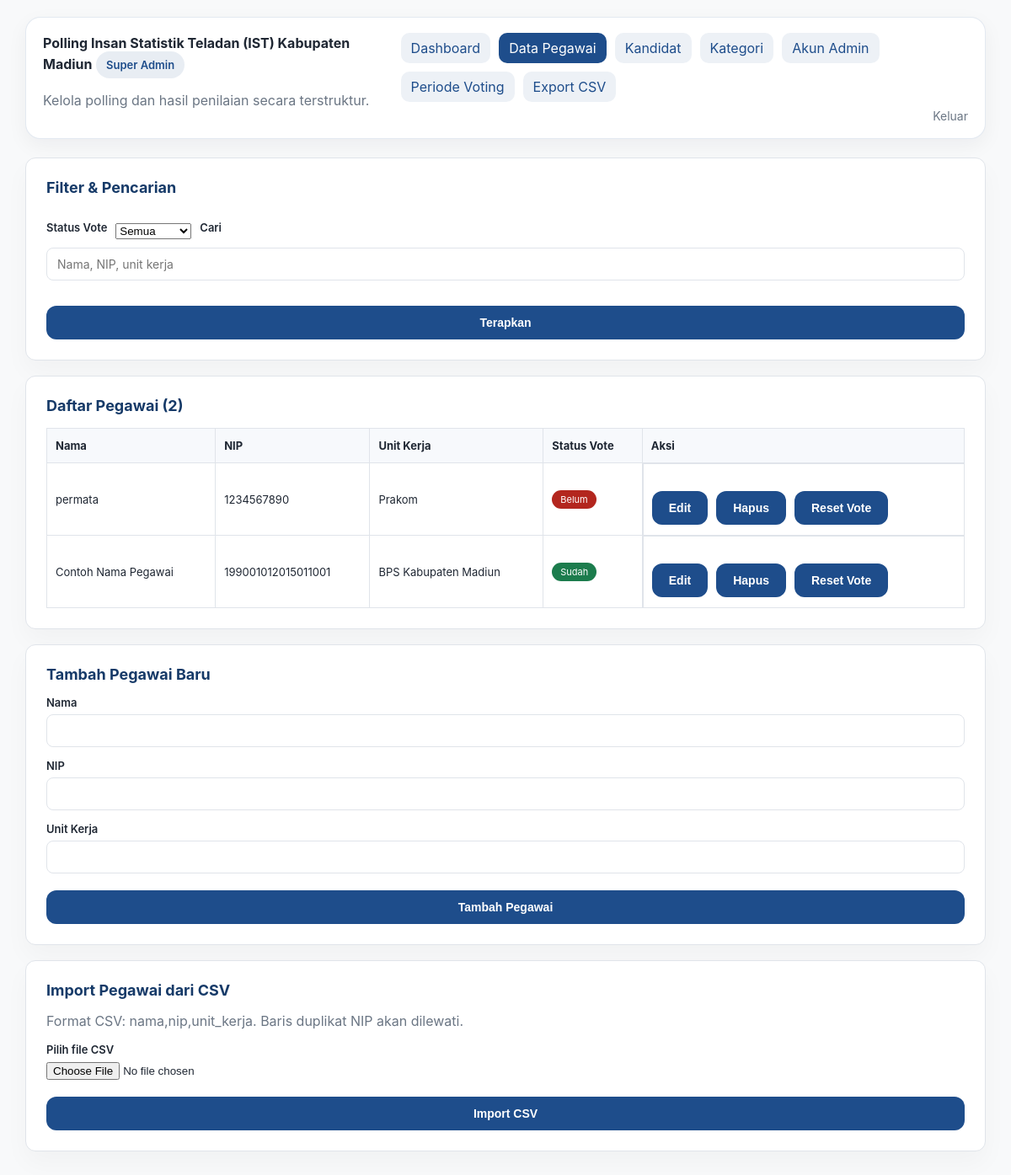
/admin/pegawai.php (signed in), run on the app's committed database.
### tables this page shows
CREATE TABLE `pegawai` (
  `id` int NOT NULL AUTO_INCREMENT,
  `nama` varchar(150) NOT NULL,
  `nip` varchar(30) NOT NULL,
  `unit_kerja` varchar(150) DEFAULT NULL,
  `sudah_vote` tinyint(1) NOT NULL DEFAULT '0',
  `created_at` timestamp NULL DEFAULT CURRENT_TIMESTAMP,
  PRIMARY KEY (`id`),
  UNIQUE KEY `uniq_nip` (`nip`)
);

### includes/functions.php (called while the page is built, shortened)
<?php
function ensure_admin_schema(PDO $pdo) {
    static $checked = false;
    if ($checked) {
        return;
    }
    $checked = true;
}
function current_admin(PDO $pdo) {
    $stmt = $pdo->prepare("SELECT * FROM admin WHERE id = ? AND is_active = 1 LIMIT 1");
    $stmt->execute([$_SESSION['admin_id']]);
    return $stmt->fetch();
}
function h($str) {
    return htmlspecialchars($str ?? '', ENT_QUOTES, 'UTF-8');
}

### admin/pegawai.php (the view, shortened to what this page needs)
<?php
require_once __DIR__ . '/../includes/functions.php';
$pegawaiToEdit = null;
$search = trim($_GET['q'] ?? '');
$params = [];
$sql = "SELECT * FROM pegawai";
$sql .= ' ORDER BY sudah_vote ASC, nama ASC';
$stmt = $pdo->prepare($sql);
$stmt->execute($params);
$pegawaiList = $stmt->fetchAll();
?>
<!DOCTYPE html>
<html lang="id">
<head>
<link rel="stylesheet" href="../assets/style.css">
</head>
<body>
<div class="page-wrap">
  <?php include __DIR__ . '/admin_nav.php'; ?>
  <div class="card">
    <h2>Filter & Pencarian</h2>
    <form method="get" class="form-inline">
      <label for="status">Status Vote</label>
      <select id="status" name="status">
        <option value="">Semua</option>
      </select>
      <label for="q">Cari</label>
      <input type="text" id="q" name="q" value="<?= h($search) ?>" placeholder="Nama, NIP, unit kerja">
      <button type="submit" class="btn btn-primary">Terapkan</button>
    </form>
  </div>
  <div class="card">
    <h2>Daftar Pegawai (<?= count($pegawaiList) ?>)</h2>
    <table class="data-table">
      <thead>
        <tr>
          <th>Nama</th>
          <th>NIP</th>
          <th>Unit Kerja</th>
          <th>Status Vote</th>
          <th>Aksi</th>
        </tr>
      </thead>
      <tbody>
        <?php foreach ($pegawaiList as $pegawai): ?>
          <tr>
            <td><?= h($pegawai['nama']) ?></td>
            <td><?= h($pegawai['nip']) ?></td>
            <td><?= h($pegawai['unit_kerja']) ?></td>
            <td><span class="badge-pill <?= $pegawai['sudah_vote'] ? 'success' : 'error' ?>"><?= $pegawai['sudah_vote'] ? 'Sudah' : 'Belum' ?></span></td>
            <td class="table-actions">
              <form method="get" style="display:inline;">
                <button type="submit" class="btn btn-secondary btn-sm">Edit</button>
              </form>
              <form method="post" style="display:inline;" onsubmit="return confirm('Hapus pegawai ini? Semua data penilaian akan dihapus.');">
                <button type="submit" class="btn btn-secondary btn-sm">Hapus</button>
              </form>
              <form method="post" style="display:inline;" onsubmit="return confirm('Reset status vote pegawai ini sehingga bisa memilih ulang?');">
                <button type="submit" class="btn btn-secondary btn-sm">Reset Vote</button>
              </form>
            </td>
          </tr>
        <?php endforeach; ?>
      </tbody>
    </table>
  </div>
  <div class="card">
    <h2><?= $pegawaiToEdit ? 'Edit Pegawai' : 'Tambah Pegawai Baru' ?></h2>
    <form method="post">
      <label for="nama">Nama</label>
      <input type="text" id="nama" name="nama" required value="<?= h($pegawaiToEdit['nama'] ?? '') ?>">
      <label for="nip">NIP</label>
      <input type="text" id="nip" name="nip" required value="<?= h($pegawaiToEdit['nip'] ?? '') ?>">
      <label for="unit_kerja">Unit Kerja</label>
      <input type="text" id="unit_kerja" name="unit_kerja" value="<?= h($pegawaiToEdit['unit_kerja'] ?? '') ?>">
      <button type="submit" class="btn btn-primary"><?= $pegawaiToEdit ? 'Simpan Perubahan' : 'Tambah Pegawai' ?></button>
    </form>
  </div>
  <div class="card">
    <h2>Import Pegawai dari CSV</h2>
    <p class="muted">Format CSV: nama,nip,unit_kerja. Baris duplikat NIP akan dilewati.</p>
    <form method="post" enctype="multipart/form-data">
      <label for="csv_file">Pilih file CSV</label>
      <input type="file" id="csv_file" name="csv_file" accept="text/csv" required>
      <button type="submit" class="btn btn-primary">Import CSV</button>
    </form>
  </div>
</div>
</body>
</html>

### admin/admin_nav.php
<?php
$admin = current_admin($pdo);
$menuItems = [
    ['url' => 'dashboard.php', 'label' => 'Dashboard'],
    ['url' => 'pegawai.php', 'label' => 'Data Pegawai'],
    ['url' => 'kandidat.php', 'label' => 'Kandidat'],
    ['url' => 'kategori.php', 'label' => 'Kategori'],
];
if ($admin && $admin['role'] === 'super_admin') {
    $menuItems[] = ['url' => 'admins.php', 'label' => 'Akun Admin'];
    $menuItems[] = ['url' => 'periode.php', 'label' => 'Periode Voting'];
}
$menuItems[] = ['url' => 'export.php', 'label' => 'Export CSV'];
$currentFile = basename($_SERVER['PHP_SELF']);
?>
<header class="topbar">
  <div>
    <strong><?= h(APP_NAME) ?></strong>
    <div class="admin-badge"><?= h($admin['role'] === 'super_admin' ? 'Super Admin' : 'Admin') ?></div>
    <p class="muted">Kelola polling dan hasil penilaian secara terstruktur.</p>
  </div>
  <div class="topbar-actions">
    <nav class="admin-nav">
      <?php foreach ($menuItems as $item): ?>
        <a href="<?= h($item['url']) ?>" class="admin-nav-link <?= $currentFile === $item['url'] ? 'active' : '' ?>"><?= h($item['label']) ?></a>
      <?php endforeach; ?>
    </nav>
    <a href="logout.php" class="link-muted">Keluar</a>
  </div>
</header>

### assets/style.css (style rules this page uses)
:root { --primary: #1e4d8b; --primary-dark: #163a68; --bg: #f4f6f9; --card-bg: #ffffff; --border: #e0e4ea; --text: #1f2733; --muted: #6b7684; --success: #1c7c4d; --error: #b3261e; }
* { box-sizing: border-box; }
body { margin: 0; font-family: -apple-system, BlinkMacSystemFont, "Segoe UI", Roboto, Arial, sans-serif; background: #f1f4f8; color: var(--text); }
label { display: block; font-size: 13px; font-weight: 600; margin: 14px 0 6px; }
input[type=text], input[type=password], textarea { width: 100%; padding: 10px 12px; border: 1px solid var(--border); border-radius: 8px; font-size: 14px; font-family: inherit; }
button, .btn { display: inline-block; border: none; border-radius: 8px; padding: 11px 20px; font-size: 14px; font-weight: 600; cursor: pointer; text-decoration: none; text-align: center; }
button[type=submit], .btn-primary { background: var(--primary); color: #fff; width: 100%; margin-top: 20px; }
.btn-secondary { background: #eef1f5; color: var(--text); }
.btn-sm { padding: 7px 14px; font-size: 13px; }
.page-wrap { max-width: 1140px; margin: 0 auto; padding: 24px 16px; }
.topbar { display: flex; justify-content: space-between; align-items: center; gap: 16px; padding: 18px 20px; background: #ffffff; border: 1px solid rgba(30, 77, 139, 0.12); border-radius: 18px; box-shadow: 0 8px 24px rgba(15, 23, 42, 0.05); margin-bottom: 22px; }
.topbar-actions { display: flex; flex-wrap: wrap; gap: 12px; align-items: center; justify-content: flex-end; }
.link-muted { color: var(--muted); text-decoration: none; font-size: 14px; }
.admin-nav { display: flex; gap: 10px; flex-wrap: wrap; }
.admin-nav-link { color: #1e4d8b; text-decoration: none; padding: 8px 12px; border-radius: 10px; background: rgba(30, 77, 139, 0.08); transition: background-color 0.15s ease, color 0.15s ease; }
.admin-nav-link:hover, .admin-nav-link.active { background: #1e4d8b; color: #fff; }
.muted { color: var(--muted); }
.admin-badge { display: inline-flex; align-items: center; gap: 6px; background: rgba(30,77,139,0.1); color: #1e4d8b; border-radius: 999px; padding: 8px 12px; font-size: 13px; font-weight: 600; }
.card { background: var(--card-bg); border: 1px solid rgba(30, 77, 139, 0.12); border-radius: 18px; padding: 28px; margin-bottom: 22px; box-shadow: 0 14px 30px rgba(15, 23, 42, 0.03); }
.card h2 { margin-top: 0; font-size: 20px; color: var(--primary-dark); }
.btn, button[type=submit] { display: inline-flex; justify-content: center; align-items: center; border: none; border-radius: 12px; padding: 12px 20px; font-size: 14px; font-weight: 600; cursor: pointer; transition: transform 0.15s ease, box-shadow 0.15s ease, background-color 0.15s ease; }
button[type=submit], .btn-primary { background: var(--primary); color: #fff; }
.btn-secondary { background: #eef3fb; color: var(--text); }
.btn-sm { padding: 8px 16px; font-size: 13px; }
.form-inline { display: flex; gap: 12px; align-items: flex-end; flex-wrap: wrap; }
.data-table { width: 100%; border-collapse: collapse; margin-top: 18px; }
.data-table th, .data-table td { border: 1px solid rgba(30, 77, 139, 0.08); padding: 14px 12px; text-align: left; font-size: 14px; }
.data-table th { background: #f7f9fc; }
.table-actions { display: flex; flex-wrap: wrap; gap: 8px; }
.badge-pill { display: inline-block; padding: 6px 12px; border-radius: 999px; font-size: 12px; color: #fff; }
.badge-pill.success { background: var(--success); }
.badge-pill.error { background: var(--error); }
.card { background: var(--card-bg); border: 1px solid var(--border); border-radius: 12px; padding: 24px; margin-bottom: 18px; }
.card h2 { margin-top: 0; font-size: 18px; color: var(--primary-dark); }
body { background-color: #f8f9fa; }
.page-wrap { padding: 20px 0; }
.form-inline { gap: 10px; align-items: flex-end; flex-wrap: wrap; }
.table-actions form { display: inline-block; margin-right: 4px; }
.topbar-actions { display: flex; flex-wrap: wrap; gap: 8px; align-items: center; justify-content: flex-end; }
.data-table { width: 100%; border-collapse: collapse; margin-top: 16px; }
.data-table th, .data-table td { border: 1px solid var(--border); padding: 12px 10px; text-align: left; font-size: 13px; }
.table-actions { display: flex; gap: 6px; flex-wrap: wrap; }
.badge-pill { display: inline-block; padding: 4px 10px; border-radius: 999px; font-size: 11px; color: #fff; }

### data on the page
pegawai: nama "permata", nip "1234567890", unit_kerja "Prakom", sudah_vote "Belum"
pegawai: nama "Contoh Nama Pegawai", nip "199001012015011001", unit_kerja "BPS Kabupaten Madiun", sudah_vote "Sudah"

### other printed values
APP_NAME "Polling Insan Statistik Teladan (IST) Kabupaten Madiun"
$admin['role'] === 'super_admin' ? 'Super Admin' : 'Admin' "Super Admin"
$item['label'] "Dashboard"
$item['label'] "Data Pegawai"
$item['label'] "Kandidat"
$item['label'] "Kategori"
$item['label'] "Akun Admin"
$item['label'] "Periode Voting"
$item['label'] "Export CSV"
count($pegawaiList) "2"
